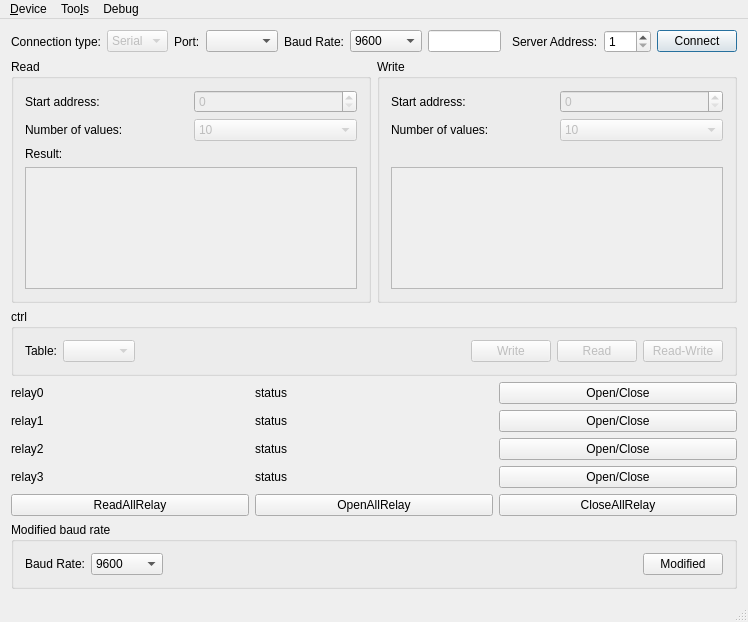
<?xml version="1.0" encoding="UTF-8"?>
<ui version="4.0">
 <class>MainWindow</class>
 <widget class="QMainWindow" name="MainWindow">
  <property name="geometry">
   <rect>
    <x>0</x>
    <y>0</y>
    <width>748</width>
    <height>622</height>
   </rect>
  </property>
  <property name="maximumSize">
   <size>
    <width>16777215</width>
    <height>1000</height>
   </size>
  </property>
  <property name="windowTitle">
   <string>Modbus Client </string>
  </property>
  <widget class="QWidget" name="centralWidget">
   <property name="enabled">
    <bool>true</bool>
   </property>
   <layout class="QHBoxLayout" name="horizontalLayout_4">
    <item>
     <layout class="QVBoxLayout" name="verticalLayout_2">
      <item>
       <layout class="QGridLayout" name="gridLayout">
        <item row="0" column="8">
         <widget class="QLabel" name="label_27">
          <property name="sizePolicy">
           <sizepolicy hsizetype="Maximum" vsizetype="Preferred">
            <horstretch>0</horstretch>
            <verstretch>0</verstretch>
           </sizepolicy>
          </property>
          <property name="text">
           <string>Server Address:</string>
          </property>
         </widget>
        </item>
        <item row="0" column="9">
         <widget class="QSpinBox" name="serverEdit">
          <property name="sizePolicy">
           <sizepolicy hsizetype="Maximum" vsizetype="Fixed">
            <horstretch>0</horstretch>
            <verstretch>0</verstretch>
           </sizepolicy>
          </property>
          <property name="prefix">
           <string notr="true"/>
          </property>
          <property name="minimum">
           <number>1</number>
          </property>
          <property name="maximum">
           <number>247</number>
          </property>
         </widget>
        </item>
        <item row="0" column="10">
         <widget class="QPushButton" name="connectButton">
          <property name="sizePolicy">
           <sizepolicy hsizetype="Maximum" vsizetype="Fixed">
            <horstretch>0</horstretch>
            <verstretch>0</verstretch>
           </sizepolicy>
          </property>
          <property name="text">
           <string>Connect</string>
          </property>
          <property name="checkable">
           <bool>false</bool>
          </property>
          <property name="autoDefault">
           <bool>false</bool>
          </property>
          <property name="default">
           <bool>true</bool>
          </property>
         </widget>
        </item>
        <item row="0" column="1">
         <widget class="QComboBox" name="connectType">
          <property name="enabled">
           <bool>false</bool>
          </property>
          <item>
           <property name="text">
            <string>Serial</string>
           </property>
          </item>
          <item>
           <property name="text">
            <string>TCP</string>
           </property>
          </item>
         </widget>
        </item>
        <item row="0" column="7">
         <spacer name="horizontalSpacer">
          <property name="orientation">
           <enum>Qt::Horizontal</enum>
          </property>
          <property name="sizeHint" stdset="0">
           <size>
            <width>40</width>
            <height>20</height>
           </size>
          </property>
         </spacer>
        </item>
        <item row="0" column="6">
         <widget class="QLineEdit" name="portEdit">
          <property name="sizePolicy">
           <sizepolicy hsizetype="Preferred" vsizetype="Fixed">
            <horstretch>0</horstretch>
            <verstretch>0</verstretch>
           </sizepolicy>
          </property>
         </widget>
        </item>
        <item row="0" column="0">
         <widget class="QLabel" name="label">
          <property name="text">
           <string>Connection type:</string>
          </property>
         </widget>
        </item>
        <item row="0" column="3">
         <widget class="QComboBox" name="comboBox_serial_port">
          <property name="currentText">
           <string notr="true"/>
          </property>
         </widget>
        </item>
        <item row="0" column="2">
         <widget class="QLabel" name="label_2">
          <property name="sizePolicy">
           <sizepolicy hsizetype="Maximum" vsizetype="Preferred">
            <horstretch>0</horstretch>
            <verstretch>0</verstretch>
           </sizepolicy>
          </property>
          <property name="text">
           <string>Port:</string>
          </property>
         </widget>
        </item>
        <item row="0" column="4">
         <widget class="QLabel" name="label_10">
          <property name="text">
           <string>Baud Rate:</string>
          </property>
         </widget>
        </item>
        <item row="0" column="5">
         <widget class="QComboBox" name="comboBox_2">
          <property name="currentText">
           <string notr="true">9600</string>
          </property>
          <item>
           <property name="text">
            <string>9600</string>
           </property>
          </item>
          <item>
           <property name="text">
            <string>115200</string>
           </property>
          </item>
         </widget>
        </item>
       </layout>
      </item>
      <item>
       <layout class="QHBoxLayout" name="horizontalLayout_2">
        <property name="sizeConstraint">
         <enum>QLayout::SetMinimumSize</enum>
        </property>
        <item>
         <widget class="QGroupBox" name="readGroupBox">
          <property name="minimumSize">
           <size>
            <width>250</width>
            <height>0</height>
           </size>
          </property>
          <property name="title">
           <string>Read</string>
          </property>
          <layout class="QGridLayout" name="gridLayout_3">
           <property name="sizeConstraint">
            <enum>QLayout::SetMinimumSize</enum>
           </property>
           <item row="0" column="0">
            <widget class="QLabel" name="label_4">
             <property name="text">
              <string>Start address:</string>
             </property>
            </widget>
           </item>
           <item row="0" column="1">
            <widget class="QSpinBox" name="readAddress">
             <property name="enabled">
              <bool>false</bool>
             </property>
             <property name="maximum">
              <number>9</number>
             </property>
            </widget>
           </item>
           <item row="1" column="0">
            <widget class="QLabel" name="label_5">
             <property name="text">
              <string>Number of values:</string>
             </property>
            </widget>
           </item>
           <item row="1" column="1">
            <widget class="QComboBox" name="readSize">
             <property name="enabled">
              <bool>false</bool>
             </property>
             <property name="currentIndex">
              <number>9</number>
             </property>
             <item>
              <property name="text">
               <string>1</string>
              </property>
             </item>
             <item>
              <property name="text">
               <string>2</string>
              </property>
             </item>
             <item>
              <property name="text">
               <string>3</string>
              </property>
             </item>
             <item>
              <property name="text">
               <string>4</string>
              </property>
             </item>
             <item>
              <property name="text">
               <string>5</string>
              </property>
             </item>
             <item>
              <property name="text">
               <string>6</string>
              </property>
             </item>
             <item>
              <property name="text">
               <string>7</string>
              </property>
             </item>
             <item>
              <property name="text">
               <string>8</string>
              </property>
             </item>
             <item>
              <property name="text">
               <string>9</string>
              </property>
             </item>
             <item>
              <property name="text">
               <string>10</string>
              </property>
             </item>
            </widget>
           </item>
           <item row="2" column="0">
            <widget class="QLabel" name="label_9">
             <property name="text">
              <string>Result:</string>
             </property>
            </widget>
           </item>
           <item row="3" column="0" colspan="2">
            <widget class="QListWidget" name="readValue">
             <property name="enabled">
              <bool>false</bool>
             </property>
             <property name="minimumSize">
              <size>
               <width>0</width>
               <height>0</height>
              </size>
             </property>
            </widget>
           </item>
          </layout>
         </widget>
        </item>
        <item>
         <widget class="QGroupBox" name="writeGroupBox">
          <property name="minimumSize">
           <size>
            <width>225</width>
            <height>0</height>
           </size>
          </property>
          <property name="title">
           <string>Write</string>
          </property>
          <layout class="QGridLayout" name="gridLayout_2">
           <property name="sizeConstraint">
            <enum>QLayout::SetMinimumSize</enum>
           </property>
           <item row="0" column="0">
            <widget class="QLabel" name="label_7">
             <property name="text">
              <string>Start address:</string>
             </property>
            </widget>
           </item>
           <item row="3" column="0" colspan="2">
            <widget class="QTreeView" name="writeValueTable">
             <property name="enabled">
              <bool>false</bool>
             </property>
             <property name="showDropIndicator" stdset="0">
              <bool>true</bool>
             </property>
             <property name="alternatingRowColors">
              <bool>true</bool>
             </property>
             <property name="rootIsDecorated">
              <bool>false</bool>
             </property>
             <property name="uniformRowHeights">
              <bool>true</bool>
             </property>
             <property name="itemsExpandable">
              <bool>false</bool>
             </property>
             <property name="expandsOnDoubleClick">
              <bool>false</bool>
             </property>
             <attribute name="headerVisible">
              <bool>false</bool>
             </attribute>
            </widget>
           </item>
           <item row="0" column="1">
            <widget class="QSpinBox" name="writeAddress">
             <property name="enabled">
              <bool>false</bool>
             </property>
             <property name="maximum">
              <number>9</number>
             </property>
            </widget>
           </item>
           <item row="1" column="0">
            <widget class="QLabel" name="label_8">
             <property name="text">
              <string>Number of values:</string>
             </property>
            </widget>
           </item>
           <item row="1" column="1">
            <widget class="QComboBox" name="writeSize">
             <property name="enabled">
              <bool>false</bool>
             </property>
             <property name="currentIndex">
              <number>9</number>
             </property>
             <item>
              <property name="text">
               <string>1</string>
              </property>
             </item>
             <item>
              <property name="text">
               <string>2</string>
              </property>
             </item>
             <item>
              <property name="text">
               <string>3</string>
              </property>
             </item>
             <item>
              <property name="text">
               <string>4</string>
              </property>
             </item>
             <item>
              <property name="text">
               <string>5</string>
              </property>
             </item>
             <item>
              <property name="text">
               <string>6</string>
              </property>
             </item>
             <item>
              <property name="text">
               <string>7</string>
              </property>
             </item>
             <item>
              <property name="text">
               <string>8</string>
              </property>
             </item>
             <item>
              <property name="text">
               <string>9</string>
              </property>
             </item>
             <item>
              <property name="text">
               <string>10</string>
              </property>
             </item>
            </widget>
           </item>
           <item row="2" column="0">
            <widget class="QLabel" name="label_3">
             <property name="text">
              <string/>
             </property>
            </widget>
           </item>
          </layout>
         </widget>
        </item>
       </layout>
      </item>
      <item>
       <layout class="QHBoxLayout" name="horizontalLayout">
        <item>
         <widget class="QGroupBox" name="ctrlGroupBox">
          <property name="title">
           <string>ctrl</string>
          </property>
          <layout class="QHBoxLayout" name="horizontalLayout_5">
           <property name="sizeConstraint">
            <enum>QLayout::SetMinimumSize</enum>
           </property>
           <item>
            <layout class="QHBoxLayout" name="horizontalLayout_3">
             <item>
              <widget class="QLabel" name="label_6">
               <property name="text">
                <string>Table:</string>
               </property>
              </widget>
             </item>
             <item>
              <widget class="QComboBox" name="writeTable">
               <property name="enabled">
                <bool>false</bool>
               </property>
              </widget>
             </item>
             <item>
              <spacer name="horizontalSpacer_2">
               <property name="orientation">
                <enum>Qt::Horizontal</enum>
               </property>
               <property name="sizeHint" stdset="0">
                <size>
                 <width>13</width>
                 <height>17</height>
                </size>
               </property>
              </spacer>
             </item>
             <item>
              <widget class="QPushButton" name="writeButton">
               <property name="enabled">
                <bool>false</bool>
               </property>
               <property name="text">
                <string>Write</string>
               </property>
              </widget>
             </item>
             <item>
              <widget class="QPushButton" name="readButton">
               <property name="enabled">
                <bool>false</bool>
               </property>
               <property name="sizePolicy">
                <sizepolicy hsizetype="Maximum" vsizetype="Fixed">
                 <horstretch>0</horstretch>
                 <verstretch>0</verstretch>
                </sizepolicy>
               </property>
               <property name="text">
                <string>Read</string>
               </property>
              </widget>
             </item>
             <item>
              <widget class="QPushButton" name="readWriteButton">
               <property name="enabled">
                <bool>false</bool>
               </property>
               <property name="text">
                <string>Read-Write</string>
               </property>
              </widget>
             </item>
            </layout>
           </item>
          </layout>
         </widget>
        </item>
       </layout>
      </item>
      <item>
       <layout class="QVBoxLayout" name="verticalLayout_relay">
        <item>
         <layout class="QHBoxLayout" name="horizontalLayout_relay_0">
          <item>
           <widget class="QLabel" name="label_0_relay">
            <property name="text">
             <string>relay0</string>
            </property>
           </widget>
          </item>
          <item>
           <widget class="QLabel" name="label_0_relay_status">
            <property name="text">
             <string>status</string>
            </property>
           </widget>
          </item>
          <item>
           <widget class="QPushButton" name="pushButtonRelay0">
            <property name="enabled">
             <bool>true</bool>
            </property>
            <property name="text">
             <string>Open/Close</string>
            </property>
            <property name="checkable">
             <bool>false</bool>
            </property>
            <property name="autoDefault">
             <bool>false</bool>
            </property>
           </widget>
          </item>
         </layout>
        </item>
        <item>
         <layout class="QHBoxLayout" name="horizontalLayout_relay_1">
          <item>
           <widget class="QLabel" name="label_1_relay">
            <property name="text">
             <string>relay1</string>
            </property>
           </widget>
          </item>
          <item>
           <widget class="QLabel" name="label_1_relay_status">
            <property name="text">
             <string>status</string>
            </property>
           </widget>
          </item>
          <item>
           <widget class="QPushButton" name="pushButtonRelay1">
            <property name="enabled">
             <bool>true</bool>
            </property>
            <property name="text">
             <string>Open/Close</string>
            </property>
            <property name="checkable">
             <bool>false</bool>
            </property>
           </widget>
          </item>
         </layout>
        </item>
        <item>
         <layout class="QHBoxLayout" name="horizontalLayout_relay_2">
          <item>
           <widget class="QLabel" name="label_2_relay">
            <property name="text">
             <string>relay2</string>
            </property>
           </widget>
          </item>
          <item>
           <widget class="QLabel" name="label_2_relay_status">
            <property name="text">
             <string>status</string>
            </property>
           </widget>
          </item>
          <item>
           <widget class="QPushButton" name="pushButtonRelay2">
            <property name="enabled">
             <bool>true</bool>
            </property>
            <property name="text">
             <string>Open/Close</string>
            </property>
            <property name="checkable">
             <bool>false</bool>
            </property>
           </widget>
          </item>
         </layout>
        </item>
        <item>
         <layout class="QHBoxLayout" name="horizontalLayout_relay_3">
          <item>
           <widget class="QLabel" name="label_3_relay">
            <property name="text">
             <string>relay3</string>
            </property>
           </widget>
          </item>
          <item>
           <widget class="QLabel" name="label_3_relay_status">
            <property name="text">
             <string>status</string>
            </property>
           </widget>
          </item>
          <item>
           <widget class="QPushButton" name="pushButtonRelay3">
            <property name="enabled">
             <bool>true</bool>
            </property>
            <property name="text">
             <string>Open/Close</string>
            </property>
            <property name="checkable">
             <bool>false</bool>
            </property>
           </widget>
          </item>
         </layout>
        </item>
        <item>
         <layout class="QHBoxLayout" name="horizontalLayout_6">
          <item>
           <widget class="QPushButton" name="pushButton_read_all_relay">
            <property name="text">
             <string>ReadAllRelay</string>
            </property>
           </widget>
          </item>
          <item>
           <widget class="QPushButton" name="pushButton_open_all_relay">
            <property name="text">
             <string>OpenAllRelay</string>
            </property>
           </widget>
          </item>
          <item>
           <widget class="QPushButton" name="pushButton_close_all_relay">
            <property name="text">
             <string>CloseAllRelay</string>
            </property>
           </widget>
          </item>
         </layout>
        </item>
        <item>
         <layout class="QHBoxLayout" name="horizontalLayout_modifiedBaudRate">
          <item>
           <widget class="QGroupBox" name="groupBox">
            <property name="title">
             <string>Modified baud rate</string>
            </property>
            <layout class="QHBoxLayout" name="horizontalLayout_9">
             <item>
              <layout class="QHBoxLayout" name="horizontalLayout_8">
               <property name="sizeConstraint">
                <enum>QLayout::SetMaximumSize</enum>
               </property>
               <item>
                <widget class="QLabel" name="label_11">
                 <property name="text">
                  <string>Baud Rate:</string>
                 </property>
                </widget>
               </item>
               <item>
                <widget class="QComboBox" name="comboBox_baudRateModified">
                 <property name="currentText">
                  <string notr="true">9600</string>
                 </property>
                 <item>
                  <property name="text">
                   <string>9600</string>
                  </property>
                 </item>
                 <item>
                  <property name="text">
                   <string>115200</string>
                  </property>
                 </item>
                </widget>
               </item>
               <item>
                <spacer name="horizontalSpacer_3">
                 <property name="orientation">
                  <enum>Qt::Horizontal</enum>
                 </property>
                 <property name="sizeHint" stdset="0">
                  <size>
                   <width>13</width>
                   <height>17</height>
                  </size>
                 </property>
                </spacer>
               </item>
               <item>
                <widget class="QPushButton" name="pushButton_modifiedBaudRate">
                 <property name="text">
                  <string>Modified</string>
                 </property>
                </widget>
               </item>
              </layout>
             </item>
            </layout>
           </widget>
          </item>
         </layout>
        </item>
       </layout>
      </item>
     </layout>
    </item>
   </layout>
  </widget>
  <widget class="QStatusBar" name="statusBar"/>
  <widget class="QMenuBar" name="menuBar">
   <property name="geometry">
    <rect>
     <x>0</x>
     <y>0</y>
     <width>748</width>
     <height>23</height>
    </rect>
   </property>
   <widget class="QMenu" name="menuDevice">
    <property name="title">
     <string>&amp;Device</string>
    </property>
    <addaction name="actionConnect"/>
    <addaction name="actionDisconnect"/>
    <addaction name="separator"/>
    <addaction name="actionExit"/>
   </widget>
   <widget class="QMenu" name="menuToo_ls">
    <property name="title">
     <string>Too&amp;ls</string>
    </property>
    <addaction name="actionOptions"/>
   </widget>
   <widget class="QMenu" name="menuDebug">
    <property name="title">
     <string>Debug</string>
    </property>
    <addaction name="actiondebug"/>
   </widget>
   <addaction name="menuDevice"/>
   <addaction name="menuToo_ls"/>
   <addaction name="menuDebug"/>
  </widget>
  <action name="actionConnect">
   <property name="icon">
    <iconset resource="master.qrc">
     <normaloff>:/images/connect.png</normaloff>:/images/connect.png</iconset>
   </property>
   <property name="text">
    <string>&amp;Connect</string>
   </property>
  </action>
  <action name="actionDisconnect">
   <property name="icon">
    <iconset resource="master.qrc">
     <normaloff>:/images/disconnect.png</normaloff>:/images/disconnect.png</iconset>
   </property>
   <property name="text">
    <string>&amp;Disconnect</string>
   </property>
  </action>
  <action name="actionExit">
   <property name="icon">
    <iconset resource="master.qrc">
     <normaloff>:/images/application-exit.png</normaloff>:/images/application-exit.png</iconset>
   </property>
   <property name="text">
    <string>&amp;Quit</string>
   </property>
  </action>
  <action name="actionOptions">
   <property name="icon">
    <iconset resource="master.qrc">
     <normaloff>:/images/settings.png</normaloff>:/images/settings.png</iconset>
   </property>
   <property name="text">
    <string>&amp;Options</string>
   </property>
  </action>
  <action name="actiondebug">
   <property name="text">
    <string>debug</string>
   </property>
  </action>
 </widget>
 <layoutdefault spacing="6" margin="11"/>
 <tabstops>
  <tabstop>connectType</tabstop>
  <tabstop>portEdit</tabstop>
  <tabstop>serverEdit</tabstop>
  <tabstop>connectButton</tabstop>
  <tabstop>readAddress</tabstop>
  <tabstop>readSize</tabstop>
  <tabstop>readValue</tabstop>
  <tabstop>writeAddress</tabstop>
  <tabstop>writeSize</tabstop>
  <tabstop>writeValueTable</tabstop>
 </tabstops>
 <resources>
  <include location="master.qrc"/>
 </resources>
 <connections/>
</ui>
